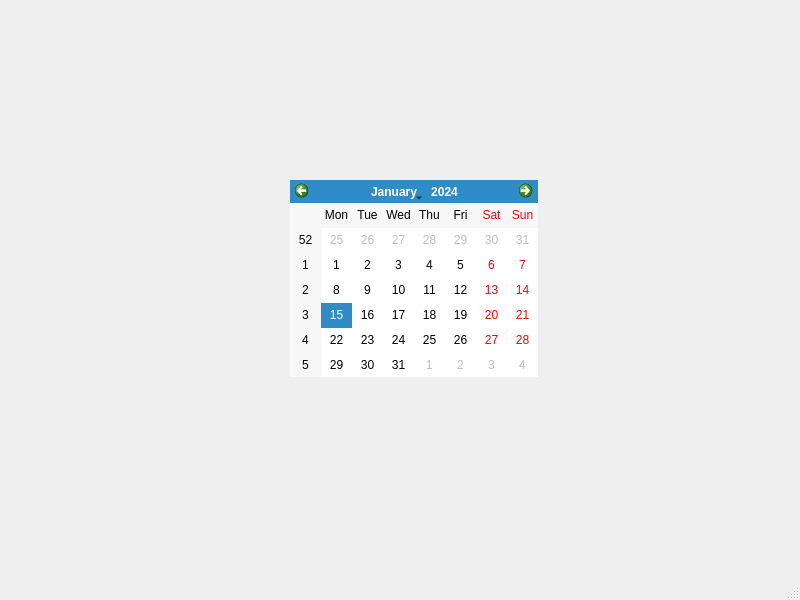
<?xml version="1.0" encoding="UTF-8"?>
<ui version="4.0">
 <class>MainWindow</class>
 <widget class="QMainWindow" name="MainWindow">
  <property name="geometry">
   <rect>
    <x>0</x>
    <y>0</y>
    <width>800</width>
    <height>600</height>
   </rect>
  </property>
  <property name="windowTitle">
   <string>MainWindow</string>
  </property>
  <widget class="QWidget" name="centralwidget">
   <widget class="QCalendarWidget" name="calendarWidget">
    <property name="geometry">
     <rect>
      <x>290</x>
      <y>180</y>
      <width>248</width>
      <height>197</height>
     </rect>
    </property>
   </widget>
  </widget>
  <widget class="QMenuBar" name="menubar">
   <property name="geometry">
    <rect>
     <x>0</x>
     <y>0</y>
     <width>800</width>
     <height>23</height>
    </rect>
   </property>
  </widget>
  <widget class="QStatusBar" name="statusbar"/>
 </widget>
 <resources/>
 <connections/>
</ui>
